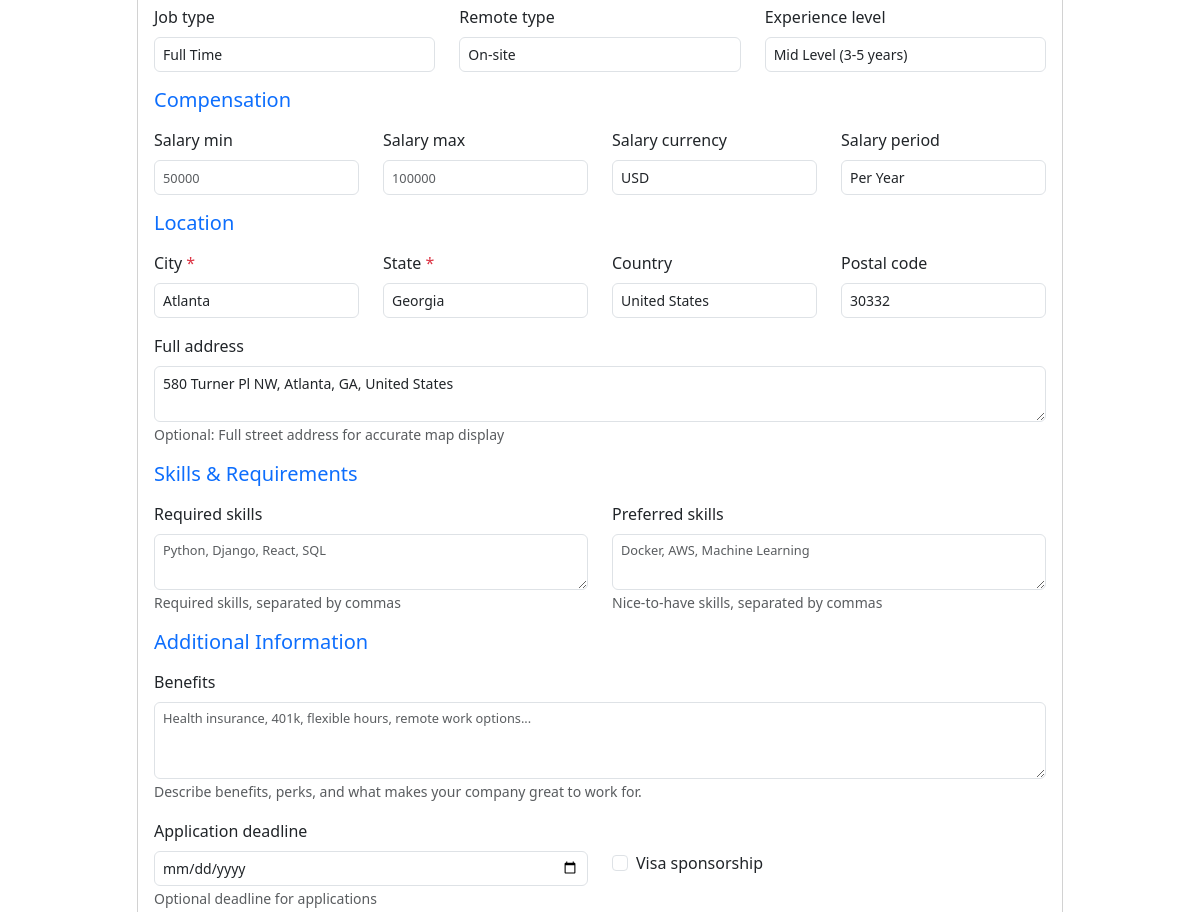
Before: /jobs/4/edit/ (signed in, middle part) with the older database file.
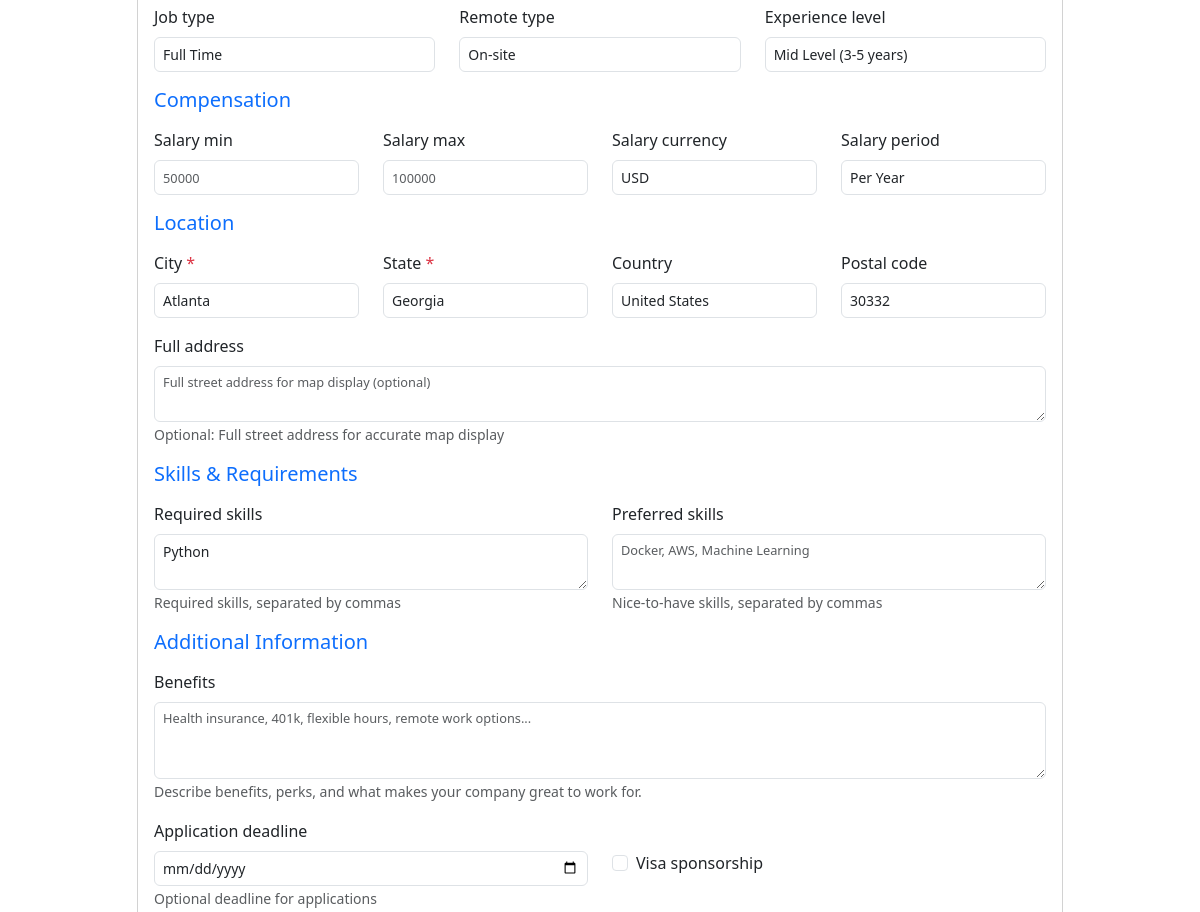
After: the same page with the newer database file.
### jobs/models.py (models this page shows, shortened)
class Job(models.Model):
    JOB_TYPE_CHOICES = [
        ('full_time', 'Full Time'),
        ('part_time', 'Part Time'),
        ('contract', 'Contract'),
        ('internship', 'Internship'),
        ('temporary', 'Temporary'),
    ]
    REMOTE_CHOICES = [
        ('remote', 'Remote'),
        ('hybrid', 'Hybrid'),
        ('onsite', 'On-site'),
    ]
    EXPERIENCE_CHOICES = [
        ('entry', 'Entry Level (0-2 years)'),
        ('mid', 'Mid Level (3-5 years)'),
        ('senior', 'Senior Level (6+ years)'),
        ('executive', 'Executive Level'),
    ]
    title = models.CharField(max_length=200)
    company = models.CharField(max_length=200)
    description = models.TextField()
    requirements = models.TextField(help_text="Job requirements and qualifications")
    posted_by = models.ForeignKey(User, on_delete=models.CASCADE, related_name='posted_jobs')
    job_type = models.CharField(max_length=20, choices=JOB_TYPE_CHOICES, default='full_time')
    remote_type = models.CharField(max_length=20, choices=REMOTE_CHOICES, default='onsite')
    experience_level = models.CharField(max_length=20, choices=EXPERIENCE_CHOICES, default='mid')
    salary_min = models.DecimalField(max_digits=10, decimal_places=2, null=True, blank=True)
    salary_max = models.DecimalField(max_digits=10, decimal_places=2, null=True, blank=True)
    salary_currency = models.CharField(max_length=3, default='USD')
    salary_period = models.CharField(max_length=20, choices=[
        ('hourly', 'Per Hour'),
        ('monthly', 'Per Month'),
        ('yearly', 'Per Year'),
    ], default='yearly')
    city = models.CharField(max_length=100)
    state = models.CharField(max_length=100)
    country = models.CharField(max_length=100, default='United States')
    postal_code = models.CharField(max_length=20, blank=True)
    latitude = models.DecimalField(max_digits=9, decimal_places=6, null=True, blank=True, help_text="Latitude for map display")
    longitude = models.DecimalField(max_digits=9, decimal_places=6, null=True, blank=True, help_text="Longitude for map display")
    full_address = models.TextField(blank=True, help_text="Full address for geocoding and display")
    required_skills = models.TextField(blank=True, help_text="Required skills, separated by commas")
    preferred_skills = models.TextField(blank=True, help_text="Preferred skills, separated by commas")
    visa_sponsorship = models.BooleanField(default=False, help_text="Visa sponsorship available")
    benefits = models.TextField(blank=True, help_text="Benefits and perks")
    is_active = models.BooleanField(default=True)
    application_deadline = models.DateField(null=True, blank=True)
    created_at = models.DateTimeField(auto_now_add=True)
    updated_at = models.DateTimeField(auto_now=True)
    class Meta:
        ordering = ['-created_at']
        verbose_name = 'Job Posting'
        verbose_name_plural = 'Job Postings'

### jobs/views.py (the view)
# urls.py: path('<int:pk>/edit/', views.job_edit, name='edit'),
@recruiter_required
def job_edit(request, pk):
    job = get_object_or_404(Job, pk=pk, posted_by=request.user)
    if request.method == 'POST':
        form = JobForm(request.POST, instance=job)
        if form.is_valid():
            try:
                updated_job = form.save()
                messages.success(request, f'Job "{updated_job.title}" updated successfully!')
                return redirect('jobs:detail', pk=updated_job.pk)
            except Exception as e:
                messages.error(request, f'Error updating job: {str(e)}')
        else:
            messages.error(request, 'Please fix the errors below.')
    else:
        form = JobForm(instance=job)
    context = {
        'template_data': {
            'title': 'Edit Job',
            'user_type': 'recruiter'
        },
        'form': form,
        'job': job
    }
    return render(request, 'jobs/job_form.html', context)

### jobs/templates/jobs/job_form.html (shortened to what the changed rows need)
{% extends 'base.html' %}
{% block content %}
<div class="container mt-4">
    <div class="row justify-content-center">
        <div class="col-md-10">
            <div class="card">
                <div class="card-body">
                    <form method="POST">
                        <div class="row mb-3">
                            <div class="col-md-4">
                                <label class="form-label" for="{{ form.job_type.id_for_label }}">{{ form.job_type.label }}</label>
                                {{ form.job_type }}
                            </div>
                            <div class="col-md-4">
                                <label class="form-label" for="{{ form.remote_type.id_for_label }}">{{ form.remote_type.label }}</label>
                                {{ form.remote_type }}
                            </div>
                            <div class="col-md-4">
                                <label class="form-label" for="{{ form.experience_level.id_for_label }}">{{ form.experience_level.label }}</label>
                                {{ form.experience_level }}
                            </div>
                        </div>
                        <div class="row mb-3">
                            <div class="col-md-3">
                                <label class="form-label" for="{{ form.salary_min.id_for_label }}">{{ form.salary_min.label }}</label>
                                {{ form.salary_min }}
                            </div>
                            <div class="col-md-3">
                                <label class="form-label" for="{{ form.salary_max.id_for_label }}">{{ form.salary_max.label }}</label>
                                {{ form.salary_max }}
                            </div>
                            <div class="col-md-3">
                                <label class="form-label" for="{{ form.salary_currency.id_for_label }}">{{ form.salary_currency.label }}</label>
                                {{ form.salary_currency }}
                            </div>
                            <div class="col-md-3">
                                <label class="form-label" for="{{ form.salary_period.id_for_label }}">{{ form.salary_period.label }}</label>
                                {{ form.salary_period }}
                            </div>
                        </div>
                        <div class="row mb-3">
                            <div class="col-md-3">
                                <label class="form-label" for="{{ form.city.id_for_label }}">
                                    {{ form.city.label }} <span class="text-danger">*</span>
                                </label>
                                {{ form.city }}
                            </div>
                            <div class="col-md-3">
                                <label class="form-label" for="{{ form.state.id_for_label }}">
                                    {{ form.state.label }} <span class="text-danger">*</span>
                                </label>
                                {{ form.state }}
                            </div>
                            <div class="col-md-3">
                                <label class="form-label" for="{{ form.country.id_for_label }}">{{ form.country.label }}</label>
                                {{ form.country }}
                            </div>
                            <div class="col-md-3">
                                <label class="form-label" for="{{ form.postal_code.id_for_label }}">{{ form.postal_code.label }}</label>
                                {{ form.postal_code }}
                            </div>
                        </div>
                        <div class="row mb-3">
                            <div class="col-12">
                                <label class="form-label" for="{{ form.full_address.id_for_label }}">{{ form.full_address.label }}</label>
                                {{ form.full_address }}
                                <small class="form-text text-muted">Optional: Full street address for accurate map display</small>
                            </div>
                        </div>
                        <div class="row mb-3">
                            <div class="col-md-6">
                                <label class="form-label" for="{{ form.required_skills.id_for_label }}">{{ form.required_skills.label }}</label>
                                {{ form.required_skills }}
                                <small class="form-text text-muted">Required skills, separated by commas</small>
                            </div>
                            <div class="col-md-6">
                                <label class="form-label" for="{{ form.preferred_skills.id_for_label }}">{{ form.preferred_skills.label }}</label>
                                {{ form.preferred_skills }}
                                <small class="form-text text-muted">Nice-to-have skills, separated by commas</small>
                            </div>
                        </div>
                        <div class="mb-3">
                            <label class="form-label" for="{{ form.benefits.id_for_label }}">{{ form.benefits.label }}</label>
                            {{ form.benefits }}
                            <small class="form-text text-muted">Describe benefits, perks, and what makes your company great to work for.</small>
                        </div>
                        <div class="row mb-3">
                            <div class="col-md-6">
                                <label class="form-label" for="{{ form.application_deadline.id_for_label }}">{{ form.application_deadline.label }}</label>
                                {{ form.application_deadline }}
                                <small class="form-text text-muted">Optional deadline for applications</small>
                            </div>
                            <div class="col-md-6 d-flex align-items-center">
                                <div class="form-check">
                                    {{ form.visa_sponsorship }}
                                    <label class="form-check-label" for="{{ form.visa_sponsorship.id_for_label }}">
                                        {{ form.visa_sponsorship.label }}
                                    </label>
                                </div>
                            </div>
                        </div>
                    </form>
                </div>
            </div>
        </div>
    </div>
</div>
{% endblock %}

Changed rows visible on the page:
changed Job "Full Time": full_address "580 Turner Pl NW, Atlanta, GA, United States" → (not shown); required_skills (not shown) → "Python"
